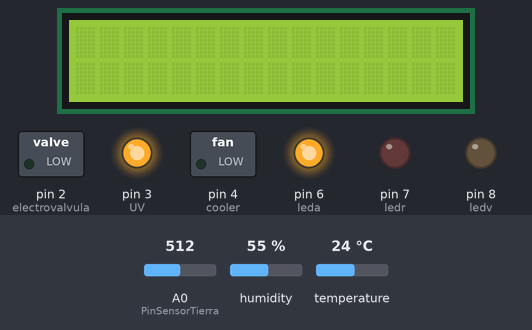
This sketch was run on a simulated Arduino Uno, built with avr-gcc and run on an emulated ATmega328P. On the bench: 16×2 character LCD, switched loads named in the sketch (green lamp = pin HIGH), output pins drawn as LEDs (lit = HIGH). The inputs (shaded band) are chosen by the test bench; at power-on: temperature 24 °C, A0 (PinSensorTierra) = 512, humidity 55 %. The local clock reads 2024-03-15 10:24:30 at power-on unless the sketch sets it.

Above: at 1.7 s.
1.8 s: temperature set to 33 °C
3.8 s: temperature set to 36 °C
At 5.0 s:
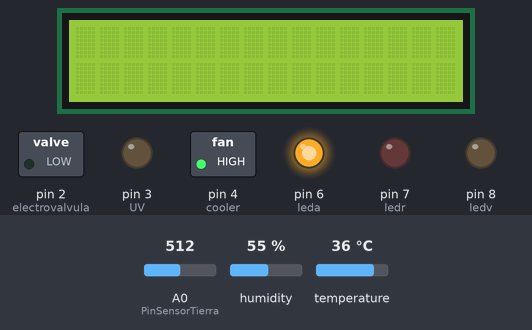
6.1 s: temperature set to 12 °C
At 7.4 s:
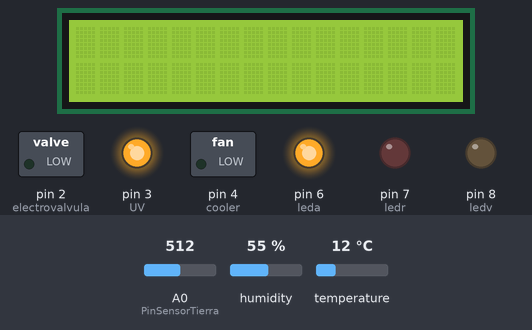
8.1 s: temperature set to 41 °C
At 9.8 s:
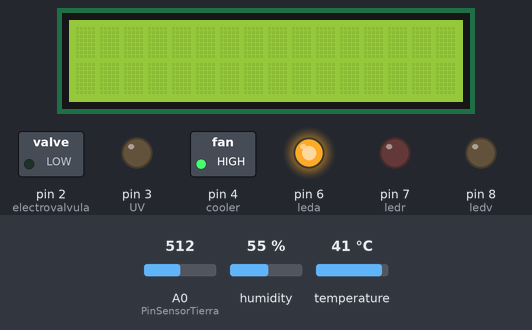
Timing chart, 0 to 11.1 s (numbered marks = the images above; inputs shaded):
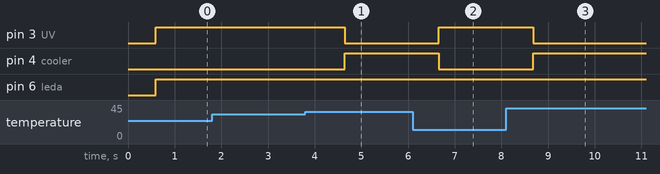

Measured:
- the behaviour switches between 34 and 35 °C on temperature (found by bisection; images 0 and 1)
- after the input at 1.8 s, every drawn part: stays the same
- after the input at 3.8 s, pin 3 (UV): HIGH → LOW after 0.84 s; pin 4 (cooler): LOW → HIGH after 0.84 s
- after the input at 6.1 s, pin 3 (UV): LOW → HIGH after 0.56 s; pin 4 (cooler): HIGH → LOW after 0.56 s
- after the input at 8.1 s, pin 3 (UV): HIGH → LOW after 0.59 s; pin 4 (cooler): LOW → HIGH after 0.59 s

The sketch:

sketch_mar25a.ino
```cpp
#include <LCD.h>
#include <LiquidCrystal_I2C.h>
//#include <LowPower.h>
#include <Sodaq_DS3231.h>
#include <DHT.h>
#include <Wire.h>
LiquidCrystal_I2C lcd (0x27, 2, 1, 0, 4, 5, 6, 7);  //creo el objeto

//-----------año-mes-dia-hora-min-seg-----------------//
char diasemana [][6] = {"Dom", "Lun", "Mar", "Mie", "Jue", "Vie", "Sab"};

//------Digitales------//
#define electrovalvula 2
#define UV 3
#define cooler 4
#define DHTPIN 5
#define leda 6
#define ledr 7
#define ledv 8
#define pulsador1 10
#define pulsador2 11
#define pulsador3 12
#define DHTTYPE DHT11
DHT dht(DHTPIN, DHTTYPE); //inicializa el sensor DHT11

//-----Analogicas-----//
int PinSensorTierra = A0;

//-------Constantes-------//
// Hora a la que quiera que se riegue //
int ttHR1i = 14;     //hora inicial 1
int ttMIN1i = 30;    //min inicial 1
int ttSEG1i = 00;    //seg inicial 1

//-------Variables-------
int valorHtierra;
int lpulsador;
int tiempo = 10;

//-----------Otros-------------------

//DateTime dt(2022, 3, 25, 2, 22, 50, 5); //Para caragr hora y fecha al reloj


void setup() {
rtc.begin();
Wire.begin();
Serial.begin(9600);
//rtc.setDateTime(dt);  //descomentar si quiero setear hora y fecha en modulo reloj
delay(500);
pinMode(electrovalvula, OUTPUT);
pinMode(UV,OUTPUT);
pinMode(cooler,OUTPUT);
pinMode(leda,OUTPUT);
pinMode(ledr,OUTPUT);
pinMode(ledv,OUTPUT);
pinMode(pulsador1,INPUT);
pinMode(pulsador2,INPUT);
pinMode(pulsador3,INPUT);
digitalWrite(pulsador1, HIGH);
digitalWrite(pulsador2, HIGH);
digitalWrite(pulsador3, HIGH);
dht.begin();
lcd.setBacklightPin(3,POSITIVE);
lcd.setBacklight(HIGH);
lcd.begin(16, 2);
lcd.clear();
attachInterrupt(digitalPinToInterrupt(9 ), RiegoManual, FALLING); //si la interrupcion se origina de 0 a 1 poner RISING
//LowPower.idle(SLEEP_FOREVER, ADC_OFF, TIMER2_OFF, TIMER1_OFF, TIMER0_ON,
//               SPI_OFF, USART0_OFF, TWI_OFF);
}


//---------------------------------------------------------LOOP--------------------------------------------------------//
void loop() {

//  lpulsador = digitalRead(pulsador);  //lectura estado del pulsador
  DateTime now = rtc.now();
  int humedad = analogRead(PinSensorTierra);  //lectura sensor de humedad tierra
  valorHtierra = map(humedad,0,1023,100,0); //pasa a porcentajes la lectura de humedad tierra


  //----------Variables horas actuales-------------//
  int hora = now.hour();
  int minuto = now.minute();
  int seg = now.second();
  int dia = now.dayOfWeek();
  int mes = now.month();
  int anio = now.year();
  int fecha = now.date();

  //---------Variables de humedad y temperatura ambiente---------//
  float h = dht.readHumidity();
  float t = dht.readTemperature();

  //--------------Coolers se prenden y UV se apagan si la temperatura es alta---------//
  if (t>=35){
    digitalWrite(cooler, HIGH);
    digitalWrite(UV, LOW);
  }
  else{
    digitalWrite(cooler, LOW);
    digitalWrite(UV, HIGH);
  }

  //------------Prendido de electrovalvula--------------//
  if((ttHR1i == hora && ttMIN1i == minuto && seg == 0 && (dia == 1 || dia ==2))) {
    int contador = 0;
    int segv = 0;
    while (contador < tiempo){  //establezco cuantos segundos quiero que riegue
      digitalWrite(electrovalvula, HIGH);
      digitalWrite(ledr, LOW);
      digitalWrite(ledv, HIGH);
      digitalWrite(leda, LOW);
      if (seg != segv){ //tener otra variable me permite regar por mas de 60s
        contador++;
      }
      segv = seg;
      Serial.println(contador);
    }
  }
  else{
    digitalWrite(electrovalvula, LOW);
    digitalWrite(leda, HIGH);
    digitalWrite(ledr, LOW);
    digitalWrite(ledv, LOW);
  }

  if ((seg >= 0 && seg <= 19 && pulsador2 == 1 && pulsador3 == 1) || (pulsador1 == 0)){
    if (isnan(h) || isnan(t)){
      digitalWrite(cooler, HIGH);
      lcd.setCursor(0,0);
      lcd.print("Error lectura en");
      lcd.setCursor(6,1);
      lcd.print("DHT11");
      delay(500);
    }
    else if (isnan(valorHtierra)){
      lcd.setCursor(0,0);
      lcd.print("Error lectura en");
      lcd.setCursor(6,1);
      lcd.print("FC-28");
      delay(500);
    }
    else{
      lcd.setCursor(0,0);
      lcd.print(hora);
      lcd.setCursor(3,0);
      lcd.print(":");
      lcd.setCursor(4,0);
      lcd.print(minuto);
      lcd.setCursor(6,0);
      lcd.print(":");
      lcd.setCursor(7,0);
      lcd.print(seg);
      lcd.setCursor(0,1);
      lcd.print(fecha);
      lcd.setCursor(3,1);
      lcd.print("/");
      lcd.setCursor(4,1);
      lcd.print(mes);
      lcd.setCursor(6,1);
      lcd.print("/");
      lcd.setCursor(7,1);
      lcd.print(anio);
      lcd.setCursor(12,1);
      lcd.print(dia);
      delay(500);
    }
  }
  else if ((seg >= 20 && seg <= 39 && pulsador1 == 1 && pulsador3 == 1) || (pulsador2 == 0)){
    if (isnan(h) || isnan(t)){
      digitalWrite(cooler, HIGH);
      lcd.setCursor(0,0);
      lcd.print("Error lectura en");
      lcd.setCursor(6,1);
      lcd.print("DHT11");
      delay(500);
    }
    else if (isnan(valorHtierra)){
      lcd.setCursor(0,0);
      lcd.print("Error lectura en");
      lcd.setCursor(6,1);
      lcd.print("FC-28");
      delay(500);
    }
    else{
      lcd.setCursor(0,0);
      lcd.print("Temp= ");
      lcd.setCursor(7,0);
      lcd.print(t);
      lcd.setCursor(9,0);
      lcd.print("ºC");
      lcd.setCursor(0,1);
      lcd.print("Hum=  ");
      lcd.setCursor(7,0);
      lcd.print(h);
      lcd.setCursor(9,0);
      lcd.print("%");
      delay(500);
    }
  }
  else if ((seg >= 40 && seg <= 59 && pulsador1 == 1 && pulsador2 == 1) || (pulsador3 == 0)){
    if (isnan(h) || isnan(t)){
      digitalWrite(cooler, HIGH);
      lcd.setCursor(0,0);
      lcd.print("Error lectura en");
      lcd.setCursor(6,1);
      lcd.print("DHT11");
      delay(500);
    }
    else if (isnan(valorHtierra)){
      lcd.setCursor(0,0);
      lcd.print("Error lectura en");
      lcd.setCursor(6,1);
      lcd.print("FC-28");
      delay(500);
    }
    else if (pulsador1 == 0 && pulsador2 == 0 && pulsador3 == 0){
      delay(300);
      while (pulsador3 == 1){
        lcd.setCursor(0,0);
        lcd.print("Tiempo de riego:");
        lcd.setCursor(7,1);
        lcd.print(tiempo);
        if (pulsador1 == 1 && pulsador2 == 1){
          delay(500);
        }
        else if (pulsador1 == 0){
          tiempo--;
          delay(200);
        }
        else if(pulsador2 == 0){
          tiempo++;
          delay(200);
        }
      }
      delay (500);
      while (pulsador3 == 1){
        lcd.setCursor(0,0);
        lcd.print("Hora de riego");
        lcd.setCursor(0,1);
        lcd.print("*");
        lcd.setCursor(1,1);
        lcd.print(ttHR1i);
        lcd.setCursor(3,1);
        lcd.print("*");
        lcd.setCursor(4,1);
        lcd.print(":");
        lcd.setCursor(5,1);
        lcd.print(ttMIN1i);
        lcd.setCursor(7,1);
        lcd.print(":");
        lcd.setCursor(9,1);
        lcd.print(ttSEG1i);
        if (pulsador1 == 1 && pulsador2 == 1){
          delay(500);
        }
        else if (pulsador1 == 0){
          ttHR1i--;
          delay(200);
        }
        else if(pulsador2 == 0){
          ttHR1i++;
          delay(200);
        }
      }
      delay (500);
      while (pulsador3 == 1){
        lcd.setCursor(0,0);
        lcd.print("Hora de riego");
        lcd.setCursor(0,1);
        lcd.print(ttHR1i);
        lcd.setCursor(3,1);
        lcd.print(":");
        lcd.setCursor(4,1);
        lcd.print("*");
        lcd.setCursor(5,1);
        lcd.print(ttMIN1i);
        lcd.setCursor(7,1);
        lcd.print("*");
        lcd.setCursor(8,1);
        lcd.print(":");
        lcd.setCursor(9,1);
        lcd.print(ttSEG1i);
        if (pulsador1 == 1 && pulsador2 == 1){
          delay(500);
        }
        else if (pulsador1 == 0){
          ttMIN1i--;
          delay(200);
        }
        else if(pulsador2 == 0){
          ttMIN1i++;
          delay(200);
        }
      }
      delay (500);
      while (pulsador3 == 1){
        lcd.setCursor(0,0);
        lcd.print("Hora de riego");
        lcd.setCursor(0,1);
        lcd.print(ttHR1i);
        lcd.setCursor(3,1);
        lcd.print(":");
        lcd.setCursor(4,1);
        lcd.print(ttMIN1i);
        lcd.setCursor(6,1);
        lcd.print(":");
        lcd.setCursor(7,1);
        lcd.print("*");
        lcd.setCursor(8,1);
        lcd.print(ttSEG1i);
        lcd.setCursor(10,1);
        lcd.print("*");
        if (pulsador1 == 1 && pulsador2 == 1){
          delay(500);
        }
        else if (pulsador1 == 0){
          ttSEG1i--;
          delay(200);
        }
        else if(pulsador2 == 0){
          ttSEG1i++;
          delay(200);
        }
      }

    }
    else{
      lcd.setCursor(0,0);
      lcd.print(" Humedad Tierra ");
      lcd.setCursor(7,1);
      lcd.print(valorHtierra);
      lcd.setCursor(9,1);
      lcd.print("%");
    }
  }

//
//  Serial.print(now.year(), DEC);
//  Serial.print('/');
//  Serial.print(now.month(), DEC);
//  Serial.print('/');
//  Serial.print(now.date(), DEC);
//  Serial.print(' ');
//  Serial.print(now.hour(), DEC);
//  Serial.print(':');
//  Serial.print(now.minute(), DEC);
//  Serial.print(':');
//  Serial.print(now.second(), DEC);
//  Serial.print(' ');
//  Serial.print(diasemana[now.dayOfWeek()]);
//  Serial.println();
//  delay(1000);
//  Serial.println(lpulsador);

//  Serial.print("Humedad: ");
//  Serial.print(h);
//  Serial.print(" %\t");
//  Serial.print("Temperatura: ");
//  Serial.print(t);
//  Serial.print(" *C ");
}

void RiegoManual(){
  int contadorseg = 0;
  int humedad = analogRead(PinSensorTierra);
  valorHtierra = map(humedad,0,1023,100,0);
  lcd.setCursor(0,0);
  lcd.print(" Regando Crack ");
  lcd.setCursor(0,1);
  lcd.print("Humedad ");
  lcd.setCursor(9,1);
  lcd.print(valorHtierra);
  lcd.setCursor(11,1);
  lcd.print("%");
  digitalWrite(leda, HIGH);
  digitalWrite(ledv, LOW);
  digitalWrite(ledr, HIGH);
  digitalWrite(electrovalvula, HIGH);
  delay(500);
}
```
